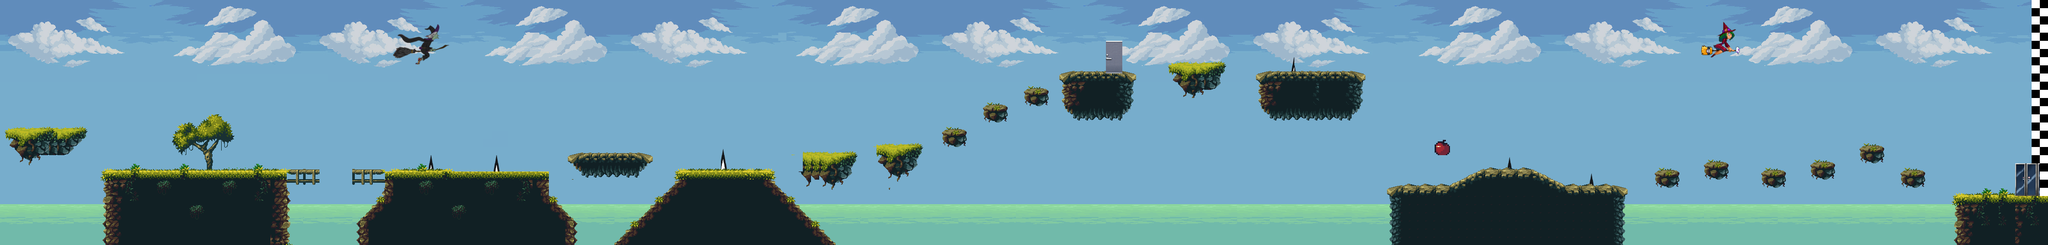

A 2D game scene composited from a Tiled map and its tileset images. What follows is a short description and the map's XML, with each tile layer's data collapsed to a summary:
An orthogonal 250x30 tile map with 16x16 px tiles, 4 tile layers (Background, Sea, Spikes, Ground), 8 tilesets and 61 objects.

<map version="1.4" tiledversion="1.4.3" orientation="orthogonal" renderorder="right-down" width="250" height="30" tilewidth="16" tileheight="16" infinite="0" nextlayerid="18" nextobjectid="239">
 <tileset firstgid="1" name="sky_cloud" tilewidth="16" tileheight="16" spacing="2" margin="1" tilecount="418" columns="38">
  <image source="tilesets/sky_cloud.png" width="688" height="211" />
 </tileset>
 <tileset firstgid="419" name="sky" tilewidth="16" tileheight="16" spacing="2" margin="1" tilecount="418" columns="38">
  <image source="tilesets/sky.png" width="688" height="211" />
 </tileset>
 <tileset firstgid="837" name="sea" tilewidth="16" tileheight="16" spacing="2" margin="1" tilecount="30" columns="6">
  <image source="tilesets/sea.png" width="112" height="96" />
 </tileset>
 <tileset firstgid="867" name="tileset" tilewidth="16" tileheight="16" tilecount="1160" columns="58">
  <image source="tilesets/tileset.png" width="928" height="320" />
 </tileset>
 <tileset firstgid="2027" name="doors" tilewidth="16" tileheight="16" spacing="2" margin="1" tilecount="1024" columns="32">
  <image source="tilesets/doors.png" width="576" height="576" />
 </tileset>
 <tileset firstgid="3051" name="spikes" tilewidth="16" tileheight="16" spacing="2" margin="1" tilecount="72" columns="9">
  <image source="tilesets/spikes.png" width="164" height="160" />
 </tileset>
 <tileset firstgid="3123" name="d6t9hjj-c3db12c0-0e29-4b3b-a14b-5fcb16ed1e77" tilewidth="16" tileheight="16" spacing="2" margin="1" tilecount="1696" columns="32">
  <image source="tilesets/d6t9hjj-c3db12c0-0e29-4b3b-a14b-5fcb16ed1e77.png" width="576" height="960" />
 </tileset>
 <tileset firstgid="4819" source="tilesets/Christmas.tsx" />
 <layer id="1" name="Background" width="250" height="30">
  <data>[7500 cells, 7499 non-empty, 406 distinct tile ids]</data>
 </layer>
 <layer id="2" name="Sea" width="250" height="30">
  <data>[7500 cells, 1264 non-empty, 41 distinct tile ids]</data>
 </layer>
 <layer id="6" name="Spikes" width="250" height="30">
  <data>[7500 cells, 189 non-empty, 39 distinct tile ids]</data>
 </layer>
 <layer id="3" name="Ground" width="250" height="30">
  <data>[7500 cells, 2010 non-empty, 425 distinct tile ids]</data>
 </layer>
 <objectgroup id="12" name="Boundries">
  <object id="201" x="1.33333" y="-1.33333" width="5.33333" height="474.667" />
  <object id="203" x="8.66667" y="1.99997" width="3983" height="6.33333" />
  <object id="204" x="3993.33" y="0.666633" width="6.66667" height="478" />
 </objectgroup>
 <objectgroup id="7" name="Ground">
  <object id="114" x="8" y="249.5" width="160.333" height="70.6667" />
  <object id="116" x="195.5" y="329" width="367" height="150" />
  <object id="117" x="564.5" y="350" width="59" height="12" />
  <object id="118" x="687.167" y="349" width="64.3333" height="12" />
  <object id="119" x="754" y="336.5" width="318" height="142" />
  <object id="131" x="1298.5" y="383.5" width="1" height="1" />
  <object id="132" x="1306.5" y="378.5" />
  <object id="141" x="1083.5" y="388.5" rotation="180" />
  <object id="142" x="1320" y="333.5" width="190" height="147" />
  <object id="143" x="1284" y="388" width="32" height="93" />
  <object id="144" x="1513" y="387.5" width="35" height="91" />
  <object id="145" x="1521.5" y="375.5" rotation="-90" />
  <object id="153" x="1109" y="297.5" width="165" height="46" />
  <object id="154" x="1566" y="299.5" width="109" height="62" />
  <object id="155" x="1705" y="283.5" width="100" height="66" />
  <object id="156" x="1996" y="168.5" width="57" height="39" />
  <object id="157" x="2070" y="140.5" width="149" height="96" />
  <object id="158" x="2286" y="123.5" width="103" height="64" />
  <object id="159" x="2452" y="143.5" width="209" height="90" />
  <object id="168" x="2901" y="329.5" width="90" height="148" />
  <object id="172" x="3230" y="330" width="55" height="40" />
  <object id="173" x="3328.5" y="315" width="51" height="35" />
  <object id="175" x="3439.5" y="331" width="55" height="40" />
  <object id="176" x="3537.5" y="316" width="55" height="40" />
  <object id="177" x="3628.5" y="283" width="55" height="40" />
  <object id="178" x="2712" y="368.5" width="188" height="117" />
  <object id="180" x="2995.5" y="361.5" width="181" height="117" />
  <object id="199" x="3820.33" y="381.333" width="177" height="98.6667" />
  <object id="209" x="2161.5" y="25" width="2" height="55" />
  <object id="212" x="2868" y="332" width="30" height="33" />
  <object id="213" x="2996" y="331" width="28" height="31" />
  <object id="225" x="1839" y="249" width="52" height="39" />
  <object id="226" x="1916" y="204" width="55" height="39" />
  <object id="231" x="3714" y="331" width="52" height="39" />
 </objectgroup>
 <objectgroup id="9" name="Door">
  <object id="110" x="3937.33" y="318.833" width="45.6667" height="61.1667" />
  <object id="174" x="2160.5" y="81" width="31" height="57" />
 </objectgroup>
 <objectgroup id="8" name="Spikes">
  <object id="123" x="836" y="301.5" width="13" height="31" />
  <object id="124" x="963" y="305.5" width="16" height="32" />
  <object id="152" x="1406" y="289.5" width="14" height="43" />
  <object id="182" x="2941" y="297.5" width="16" height="32" />
  <object id="183" x="3101" y="330.5" width="16" height="30" />
  <object id="185" x="2519" y="111.5" width="16" height="29" />
 </objectgroup>
 <objectgroup id="11" name="Sea">
  <object id="193" x="2" y="399" width="192" height="79" />
  <object id="194" x="564" y="398" width="189" height="80" />
  <object id="197" x="1548.33" y="400.667" width="1162.33" height="80" />
  <object id="198" x="3176" y="398.667" width="641.333" height="82.6667" />
  <object id="206" x="1070" y="398" width="211" height="82" />
 </objectgroup>
 <objectgroup id="13" name="FinishLine">
  <object id="211" x="3988.5" y="135.848" width="1" height="246" />
 </objectgroup>
 <objectgroup id="15" name="Enemy Bounds">
  <object id="215" x="208" y="208.667" width="1.33333" height="116.667" />
  <object id="216" x="556" y="204.667" width="2.66667" height="122.667" />
  <object id="228" x="2464" y="77" width="1" height="63" />
  <object id="229" x="2624" y="74" width="3" height="65" />
  <object id="235" x="1119" y="241" width="1" height="56" />
  <object id="236" x="1261" y="237" width="1" height="61" />
 </objectgroup>
 <objectgroup id="16" name="Dragon">
  <object id="217" x="336.667" y="292.667" width="32" height="34.6667" />
  <object id="230" x="2575" y="108" width="30" height="31" />
  <object id="237" x="1185" y="258" width="30" height="37" />
 </objectgroup>
 <objectgroup id="17" name="BlueDragon" />
 <objectgroup id="5" name="Fruits">
  <object id="238" x="2802.33" y="275" width="30.6667" height="34.6667" />
 </objectgroup>
</map>
